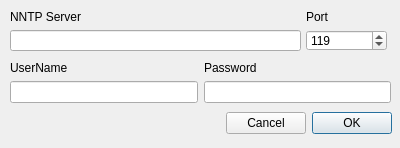
<?xml version="1.0" encoding="UTF-8"?>
<ui version="4.0">
 <class>DialogServers</class>
 <widget class="QDialog" name="DialogServers">
  <property name="windowModality">
   <enum>Qt::WindowModal</enum>
  </property>
  <property name="geometry">
   <rect>
    <x>0</x>
    <y>0</y>
    <width>400</width>
    <height>148</height>
   </rect>
  </property>
  <property name="sizePolicy">
   <sizepolicy hsizetype="Fixed" vsizetype="Fixed">
    <horstretch>0</horstretch>
    <verstretch>0</verstretch>
   </sizepolicy>
  </property>
  <property name="windowTitle">
   <string>NNTP Server details</string>
  </property>
  <widget class="QWidget" name="">
   <property name="geometry">
    <rect>
     <x>10</x>
     <y>60</y>
     <width>381</width>
     <height>43</height>
    </rect>
   </property>
   <layout class="QHBoxLayout" name="horizontalLayout">
    <item>
     <layout class="QVBoxLayout" name="verticalLayout_3">
      <item>
       <widget class="QLabel" name="label_3">
        <property name="text">
         <string>UserName</string>
        </property>
       </widget>
      </item>
      <item>
       <widget class="QLineEdit" name="lineEditUserName"/>
      </item>
     </layout>
    </item>
    <item>
     <layout class="QVBoxLayout" name="verticalLayout_4">
      <item>
       <widget class="QLabel" name="label_4">
        <property name="text">
         <string>Password</string>
        </property>
       </widget>
      </item>
      <item>
       <widget class="QLineEdit" name="lineEditPassword">
        <property name="echoMode">
         <enum>QLineEdit::Password</enum>
        </property>
       </widget>
      </item>
     </layout>
    </item>
   </layout>
  </widget>
  <widget class="QWidget" name="">
   <property name="geometry">
    <rect>
     <x>306</x>
     <y>10</y>
     <width>81</width>
     <height>41</height>
    </rect>
   </property>
   <layout class="QVBoxLayout" name="verticalLayout_2">
    <item>
     <widget class="QLabel" name="label_2">
      <property name="text">
       <string>Port</string>
      </property>
     </widget>
    </item>
    <item>
     <widget class="QSpinBox" name="spinBoxPort">
      <property name="minimum">
       <number>1</number>
      </property>
      <property name="maximum">
       <number>99999</number>
      </property>
      <property name="value">
       <number>119</number>
      </property>
     </widget>
    </item>
   </layout>
  </widget>
  <widget class="QWidget" name="">
   <property name="geometry">
    <rect>
     <x>10</x>
     <y>10</y>
     <width>291</width>
     <height>41</height>
    </rect>
   </property>
   <layout class="QVBoxLayout" name="verticalLayout">
    <item>
     <widget class="QLabel" name="label">
      <property name="text">
       <string>NNTP Server</string>
      </property>
     </widget>
    </item>
    <item>
     <widget class="QLineEdit" name="lineEditServer"/>
    </item>
   </layout>
  </widget>
  <widget class="QWidget" name="">
   <property name="geometry">
    <rect>
     <x>11</x>
     <y>110</y>
     <width>381</width>
     <height>27</height>
    </rect>
   </property>
   <layout class="QHBoxLayout" name="horizontalLayout_2">
    <item>
     <spacer name="horizontalSpacer">
      <property name="orientation">
       <enum>Qt::Horizontal</enum>
      </property>
      <property name="sizeHint" stdset="0">
       <size>
        <width>40</width>
        <height>20</height>
       </size>
      </property>
     </spacer>
    </item>
    <item>
     <widget class="QPushButton" name="cancelButton">
      <property name="text">
       <string>Cancel</string>
      </property>
     </widget>
    </item>
    <item>
     <widget class="QPushButton" name="okButton">
      <property name="text">
       <string>OK</string>
      </property>
      <property name="default">
       <bool>true</bool>
      </property>
     </widget>
    </item>
   </layout>
  </widget>
  <zorder>lineEditServer</zorder>
  <zorder>label</zorder>
  <zorder>label_2</zorder>
  <zorder>spinBoxPort</zorder>
  <zorder>label_3</zorder>
  <zorder>lineEditUserName</zorder>
  <zorder>label_4</zorder>
  <zorder>lineEditPassword</zorder>
  <zorder>okButton</zorder>
  <zorder>cancelButton</zorder>
  <zorder>okButton</zorder>
  <zorder>cancelButton</zorder>
 </widget>
 <resources/>
 <connections>
  <connection>
   <sender>okButton</sender>
   <signal>clicked()</signal>
   <receiver>DialogServers</receiver>
   <slot>accept()</slot>
   <hints>
    <hint type="sourcelabel">
     <x>351</x>
     <y>38</y>
    </hint>
    <hint type="destinationlabel">
     <x>233</x>
     <y>29</y>
    </hint>
   </hints>
  </connection>
  <connection>
   <sender>cancelButton</sender>
   <signal>clicked()</signal>
   <receiver>DialogServers</receiver>
   <slot>reject()</slot>
   <hints>
    <hint type="sourcelabel">
     <x>330</x>
     <y>66</y>
    </hint>
    <hint type="destinationlabel">
     <x>197</x>
     <y>125</y>
    </hint>
   </hints>
  </connection>
 </connections>
</ui>
